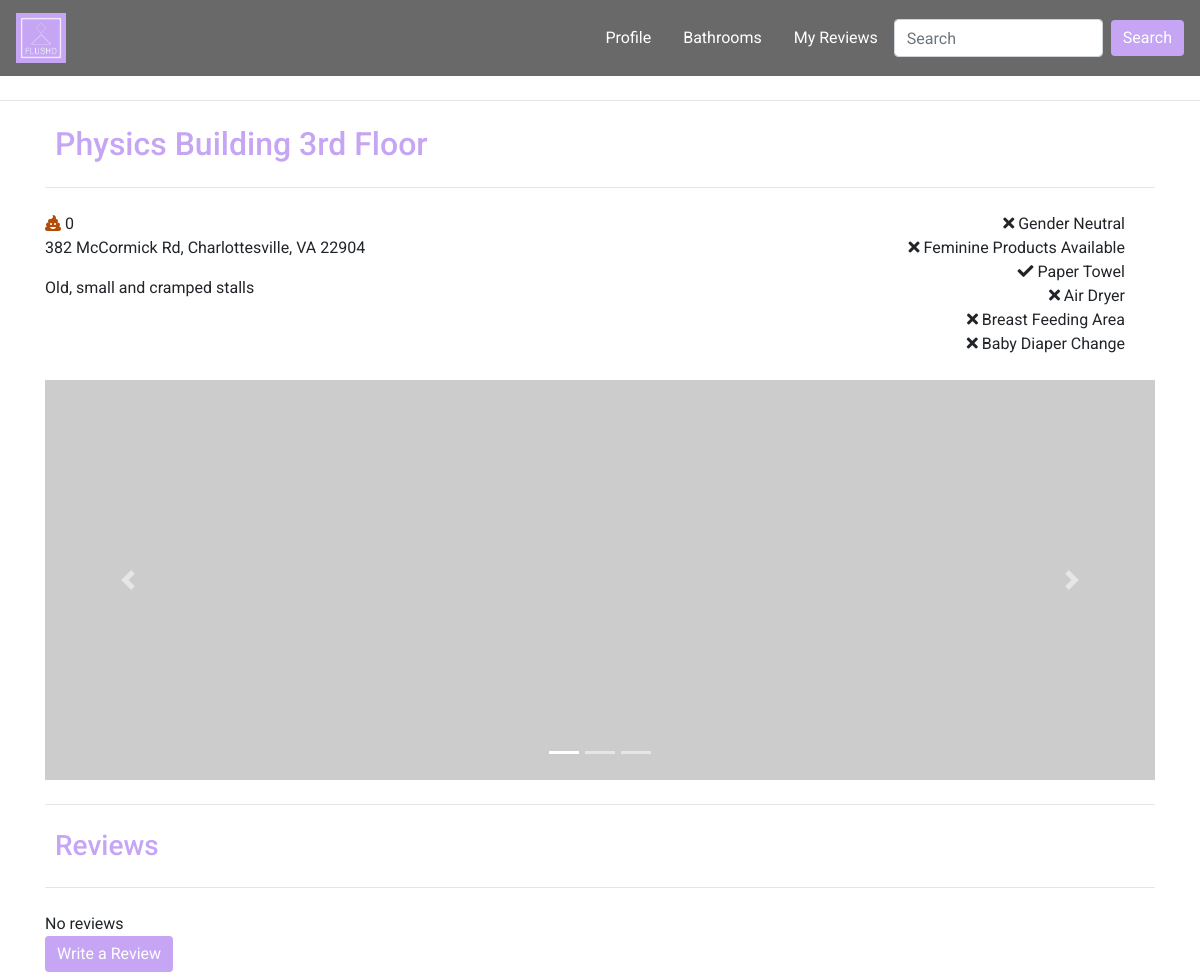
/bathroom-detail.php?bID=1, run on an earlier commit of the app's database.
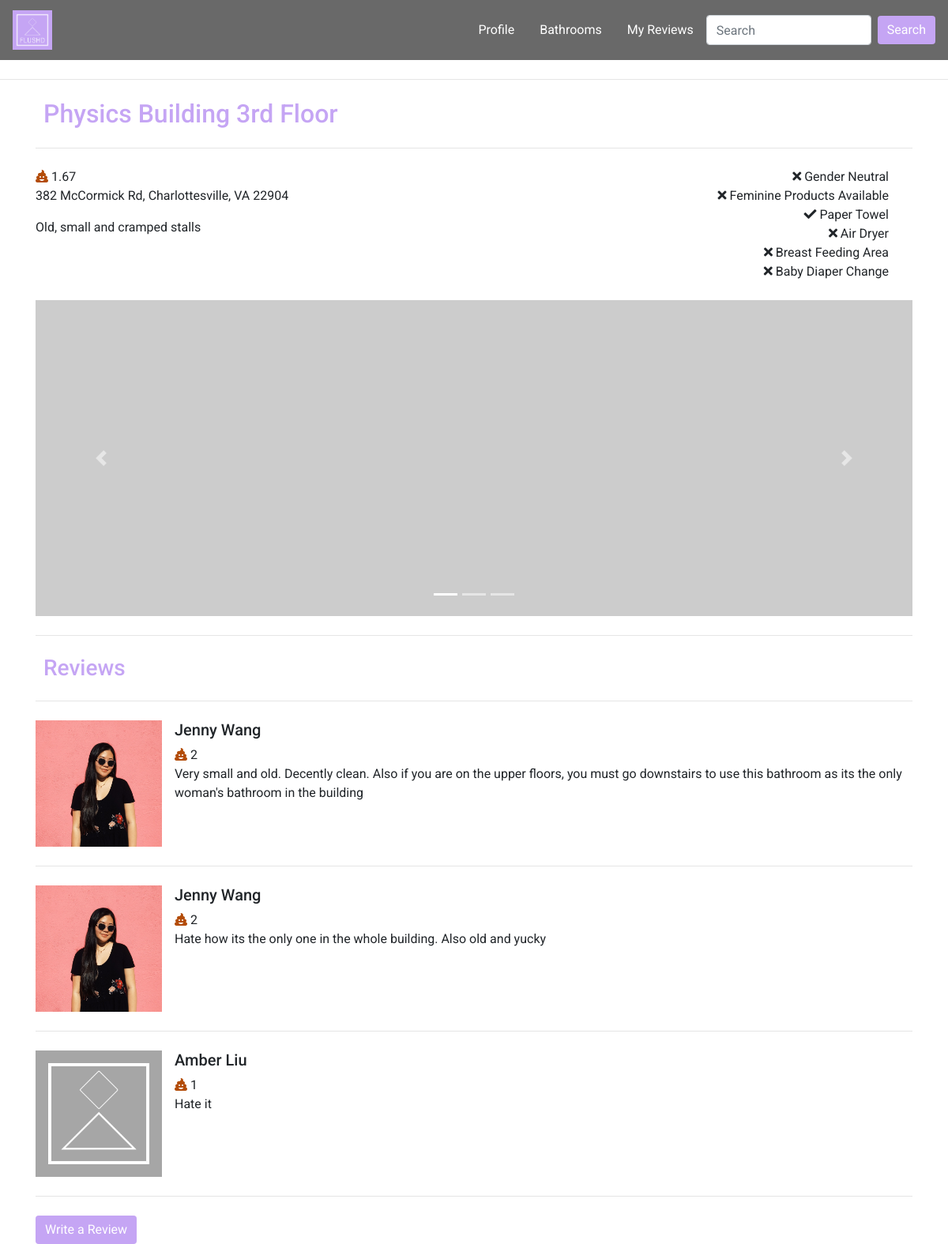
And on a later commit of the database.
### tables this page shows
CREATE TABLE `bathrooms` (
  `ID` int(6) NOT NULL,
  `bTitle` varchar(100) NOT NULL,
  `bDesc` varchar(300) NOT NULL,
  `bLoc` varchar(200) NOT NULL,
  `AvgRating` float DEFAULT '0',
  `GenderNeutral` tinyint(1) NOT NULL DEFAULT '0',
  `FemProducts` tinyint(1) NOT NULL DEFAULT '0',
  `PaperTowel` tinyint(1) NOT NULL DEFAULT '0',
  `AirDryer` tinyint(1) NOT NULL DEFAULT '0',
  `BreastFeed` tinyint(1) NOT NULL DEFAULT '0',
  `Diaper` tinyint(1) NOT NULL DEFAULT '0'
);

CREATE TABLE `reviews` (
  `ID` int(6) NOT NULL,
  `uID` int(6) NOT NULL,
  `bID` int(6) NOT NULL,
  `title` varchar(100) NOT NULL,
  `rDesc` varchar(300) NOT NULL,
  `rating` int(2) NOT NULL
);

CREATE TABLE `users` (
  `ID` int(6) NOT NULL,
  `firstname` varchar(50) NOT NULL,
  `lastname` varchar(50) NOT NULL,
  `username` varchar(50) NOT NULL,
  `email` varchar(100) NOT NULL,
  `pwd` varchar(100) NOT NULL,
  `reg_date` timestamp NOT NULL DEFAULT CURRENT_TIMESTAMP COMMENT 'date the user registered',
  `profilepic` varchar(100) DEFAULT NULL,
  `admin` tinyint(1) NOT NULL DEFAULT '0'
);

### bathroom-detail.php (the view, shortened to what the changed rows need)
<!DOCTYPE html>
<html lang="en">
    <head>
        <link rel="stylesheet" href="https://maxcdn.bootstrapcdn.com/bootstrap/4.2.1/css/bootstrap.min.css" />
        <link rel="stylesheet" href="styles/style.css">
        <link rel="stylesheet" href="styles/bathroom-profile.css">
        <link rel="stylesheet" href="styles/user-home-style.css">
        <link rel="stylesheet" href="https://use.fontawesome.com/releases/v5.7.2/css/all.css">
    </head>
<?php
$bID = (int) $_GET['bID'];
$servername = "localhost";
$username = "root";
$password = "";
$dbname = "flushd";
$conn = new mysqli($servername, $username, $password, $dbname);
$get_bath_detail = "SELECT bTitle, AvgRating, bLoc, bDesc
FROM bathrooms B
WHERE ID=$bID";
$result = $conn->query($get_bath_detail);
if ($result -> num_rows > 0) {
    $row = $result->fetch_assoc();
    extract($row);
} else {
    echo 'No results';
}
$get_reviews = "SELECT R.ID, R.title, R.uID, R.rDesc, R.rating, U.firstname, U.lastname, U.profilepic
FROM bathrooms B
INNER JOIN reviews R ON R.bID = B.ID
INNER JOIN users U ON R.uID = U.ID
WHERE R.bID=$bID";
$reviews = null;
$result = $conn->query($get_reviews);
if ($result -> num_rows > 0) {
    while($row = $result->fetch_assoc()) {
        extract($row);
        $reviews[] = array('rID'=>$ID,'rTitle'=>$title, 'rDesc'=>$rDesc, 'rating'=>$rating, 'uID'=>$uID,
         'fname'=>$firstname, 'lname'=>$lastname, 'profilepic'=>$profilepic);
    }
}
?>
    <body>
        <div class="container" id="bathroomInfo">
            <h2 id="bathroom-title"><?php echo $bTitle;?></h2>
            <hr class="my-4">
            <div class="row">
                <div class="col left-col">
                        <span class="fas fa-poo checked" id="poo-rating1"></span>
                        <span id="avg-rating"><?php echo round($AvgRating, 2); ?></span>
                        <p id="bath-address"><?php echo $bLoc;?></p>
                        <p id="bath-desc"><?php echo $bDesc?></p>
                </div>
                <div class="col right-col">
                    <i class="<?php $xml=simplexml_load_file("bathrooms.xml") or die("Error: Cannot create object");
                        if($xml->bath[$bID]->GenderNeutral == 1) {echo 'fas fa-check';} else{echo 'fas fa-times';} ?>" id="gender-icon"></i><span> Gender Neutral</span><br>
                    <i class="<?php $xml=simplexml_load_file("bathrooms.xml") or die("Error: Cannot create object");
                        if($xml->bath[$bID]->FemProducts == 1) {echo 'fas fa-check';} else{echo 'fas fa-times';} ?>" id="fem-icon"></i><span> Feminine Products Available</span><br>
                    <i class="<?php $xml=simplexml_load_file("bathrooms.xml") or die("Error: Cannot create object");
                        if($xml->bath[$bID]->PaperTowel == 1) {echo 'fas fa-check';} else{echo 'fas fa-times';} ?>" id="paper-icon"></i><span> Paper Towel</span><br>
                    <i class="<?php $xml=simplexml_load_file("bathrooms.xml") or die("Error: Cannot create object");
                        if($xml->bath[$bID]->AirDryer == 1) {echo 'fas fa-check';} else{echo 'fas fa-times';} ?>" id="air-icon"></i><span> Air Dryer</span><br>
                    <i class="<?php $xml=simplexml_load_file("bathrooms.xml") or die("Error: Cannot create object");
                        if($xml->bath[$bID]->BreastFeed == 1) {echo 'fas fa-check';} else{echo 'fas fa-times';} ?>" id="breast-icon"></i><span> Breast Feeding Area</span><br>
                    <i class="<?php $xml=simplexml_load_file("bathrooms.xml") or die("Error: Cannot create object");
                        if($xml->bath[$bID]->Diaper == 1) {echo 'fas fa-check';} else{echo 'fas fa-times';} ?>" id="diaper-icon"></i><span> Baby Diaper Change</span><br>
                </div>
            </div>
            <br>
            <div id="bathroomPics" class="carousel slide" data-ride="carousel">
                <ol class="carousel-indicators">
              </ol>
                <div class="carousel-inner">
                </div>
                <a class="carousel-control-prev" href="#bathroomPics" role="button" data-slide="prev">
                </a>
                <a class="carousel-control-next" href="#bathroomPics" role="button" data-slide="next">
                </a>
            </div>
            <hr class="my-4">
        </div>
        <div class="container" id='reviews'>
            <h3>Reviews</h3>
            <div class="review-container">
            <hr class="my-4">
            <?php
            if ($reviews != null) {
            foreach ($reviews as $review) { ?>
            <div class="review">
            <div class="media">
                <img src="<?php if ($review['profilepic'] != null) {echo $review['profilepic'];} else {echo 'images/defaulticon.png';}?>"
                style="width: 10rem; height: 10rem;" class="align-self-start mr-3 image-fluid" alt="...">
                <div class="media-body">
                    <h5 class="mt-0"><?php echo $review['fname'] . ' ' . $review['lname'];?></h5>
                    <span class="fas fa-poo checked"></span><span class="usr-rating"> <?php echo $review['rating'] ?> </span>
                    <p><?php echo $review['rDesc'] ?></p>
                </div>
            </div>
            <hr class="my-4">
            </div>
            <?php }
            } else {echo 'No reviews';} ?>
            </div>
        </div>
    </body>
</html>

What changed in the data, as far as the page shows it:
changed bathrooms "Physics Building 3rd Floor": AvgRating "0" → "1.67"
now on this page (row edited): reviews: uID.profilepic (picture), uID.firstname "Jenny", uID.lastname "Wang", rating "2", rDesc "Very small and old. Decently clean. Also if you are on the upper floors, you must go downstairs to use this bathroom as its the only woman's bathroom in the building"
now on this page (row edited): reviews: uID.profilepic (picture), uID.firstname "Jenny", uID.lastname "Wang", rating "2", rDesc "Hate how its the only one in the whole building. Also old and yucky"
now on this page (row edited): reviews: uID.firstname "Amber", uID.lastname "Liu", rating "1", rDesc "Hate it"
Also different on the page:
text no longer shown: "No reviews"
